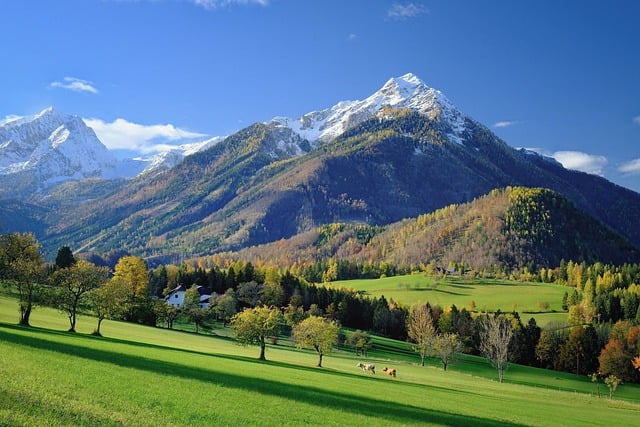
#> input picture gunung.jpg, 640 x 427 px, found by its file name
$ python rotasiCitraPivotTitik.py
#> lines starting #> are read from the running program, lines starting #| are printed output that depends on the picture
#> further down, image is the input picture: shape (427, 640, 3); mean R, G, B 88.2, 116.1, 122.8
import numpy as np
import imageio as img
import matplotlib.pyplot as plt

def rotateImagePivot(image, degree):
#> called with degree = 45
    radian_deg = np.radians(degree)
    cos_deg, sin_deg = np.cos(radian_deg), np.sin(radian_deg)

    height, width = image.shape[:2]
#> height = 427; width = 640
    max_dim = int(np.sqrt(height**2 + width**2))
#> max_dim = 769
    outputImage = np.zeros((max_dim, max_dim, 3), dtype=image.dtype)

    for y in range(height):
        for x in range(width):
            newX = int(cos_deg * x - sin_deg * y)
            newY = int(sin_deg * x + cos_deg * y)

            if 0 <= newX < max_dim and 0 <= newY < max_dim:
                outputImage[newY, newX] = image[y, x]
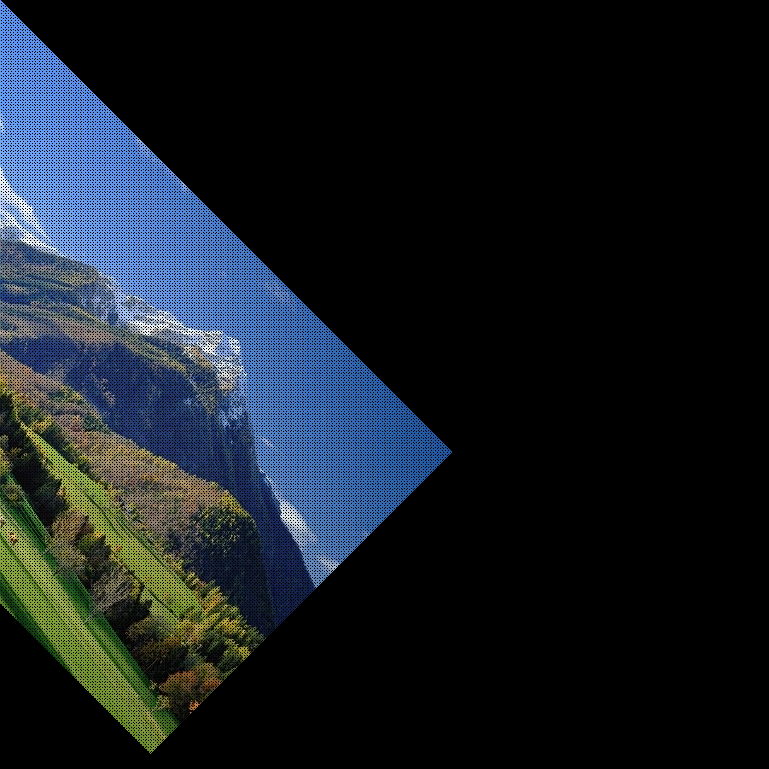
#> outputImage: shape (769, 769, 3); mean R, G, B 21.3, 28.6, 34.6

    return outputImage

# gambar
image = img.imread('D:\\gunung.jpg')

# Rotasi dengan pivot (0, 0)
rotated_image = rotateImagePivot(image, 45)

# Menampilkan hasil
plt.figure(figsize=(10, 5))
plt.subplot(1, 2, 1)
plt.title("Original Image")
plt.imshow(image)

plt.subplot(1, 2, 2)
plt.title("Rotated Image (Pivot 0,0)")
plt.imshow(rotated_image)

plt.show()
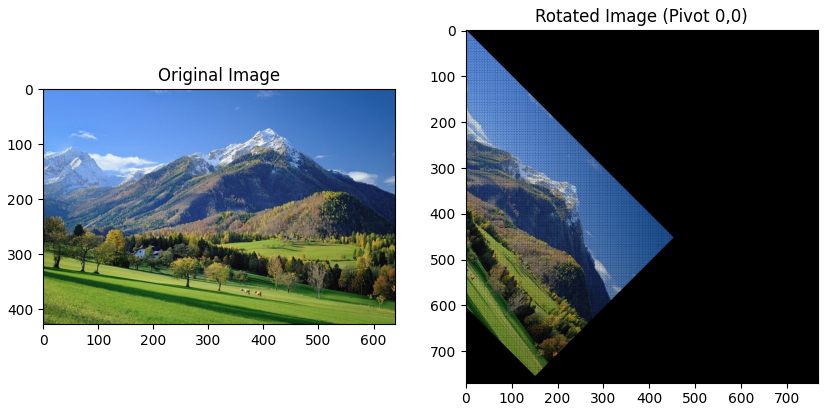
#> figure drawn by matplotlib, 2 panels
